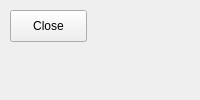
<?xml version="1.0" encoding="UTF-8"?>
<ui version="4.0">
 <class>Form</class>
 <widget class="QWidget" name="Form">
  <property name="geometry">
   <rect>
    <x>0</x>
    <y>0</y>
    <width>200</width>
    <height>100</height>
   </rect>
  </property>
  <property name="windowTitle">
   <string>Form</string>
  </property>
  <widget class="QPushButton" name="pushButton">
   <property name="geometry">
    <rect>
     <x>10</x>
     <y>10</y>
     <width>77</width>
     <height>32</height>
    </rect>
   </property>
   <property name="text">
    <string>Close</string>
   </property>
  </widget>
 </widget>
 <resources/>
 <connections/>
</ui>
